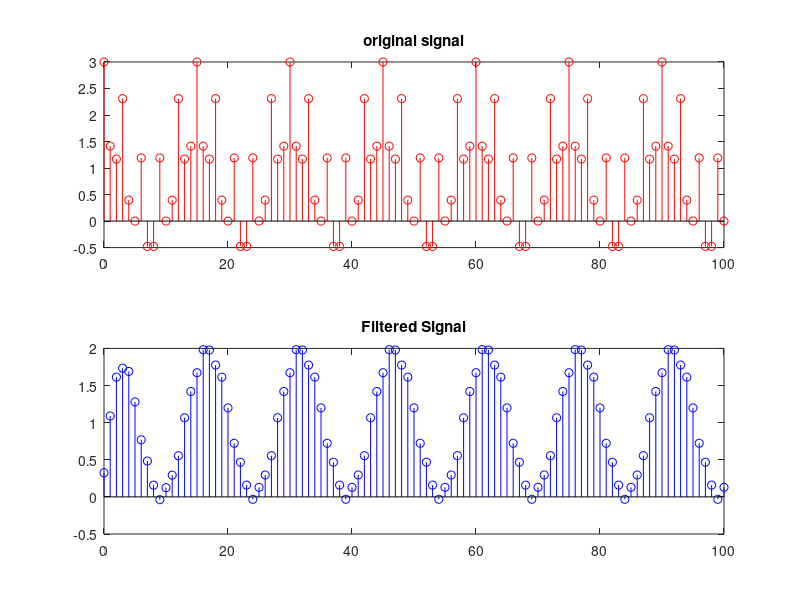

This figure's MATLAB source:
n=0:100;
T=1/15;
x=1+cos(2*pi*n*T)+cos(10*pi*n*T); 

%if we remove the 1 added on the first, the DC value will be discarded
%that case the signal will be both side of the axis

Fs=15;
m=2;
w=2;
[b,a]=butter(m,w/(Fs/2));
z=filter(b,a,x);
subplot(2,1,1);
stem(n,x,'r');
%plot(n,x,'r');
title('original signal');
subplot(2,1,2);
stem(n,z,'b');
title('Filtered Signal');
